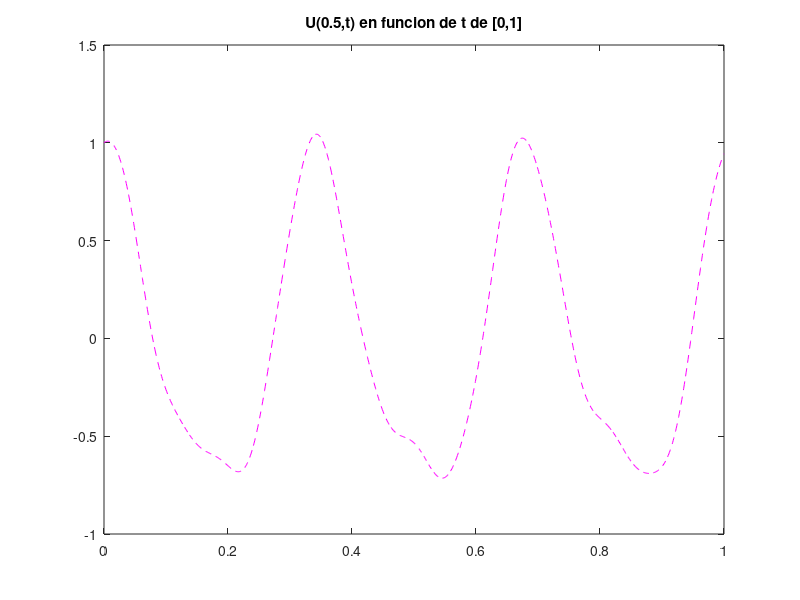
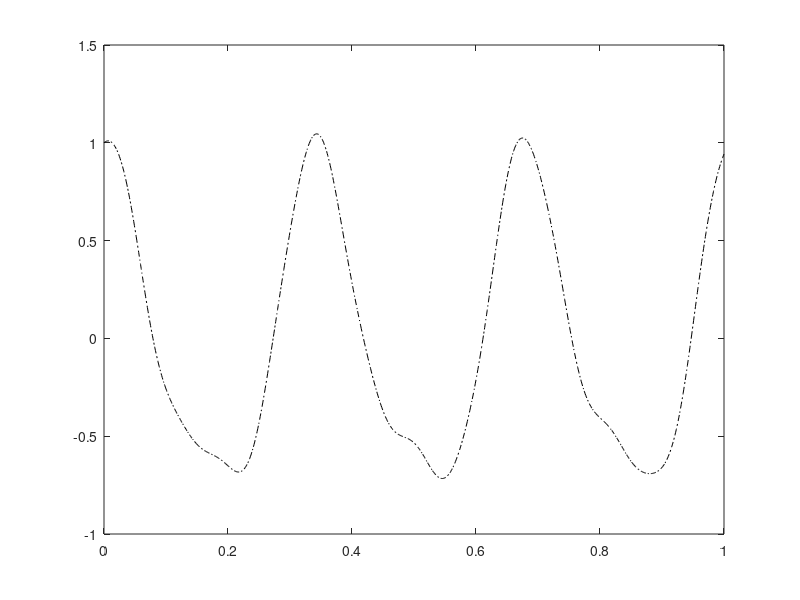

Recreate these plots in MATLAB, in order.
%finalderivadasparciales
clc;
close;
clear;
delta_x=0.25;
kk=-12/((delta_x)^2);
M=kk*[-2 1 0;
   1 -2 1;
   0 1 -2];
K=[0.25^2 0 0;
   0 0.5^2 0;
   0 0 0.75^2];
delta_t=0.001;
t=0:delta_t:1;
nt=length(t);
x=0:delta_x:1;
nx=length(x);
U=zeros(3,nt);

%DIFERENCIA CENTRAL

%calculo del uanterior
g=-inv(K)*M;
uanterior=[((2)^(1/2))/2; 1;((2)^(1/2))/2 ]-delta_t*[3;3;3]+(1/2)*(delta_t)^2*g*[0; 0; 0];
%calculo usiguiente
b=-((delta_t)^2)*(inv(K)*M);
x=[((2)^(1/2))/2; 1;((2)^(1/2))/2];
U(:,1)=x;
for i=1:(nt-1);
  if i>1
    uanterior=U(:,i-1);
  endif
U(:,i+1)=b*U(:,i)+2*U(:,i)-uanterior;
end
%grafica
plot(t,U(2,:),"--m");
title("U(0.5,t) en funcion de t de [0,1]");

%RUNGE KUTTA
y11=[((2)^(1/2))/2; 1;((2)^(1/2))/2];
y22=[3;3;3];
y1=zeros(3,nt);
y2=zeros(3,nt);
w=1/2;
y1(:,1)=y11;
y2(:,1)=y22;

for i=1:nt-1
  k11=delta_t*(y2(:,i));
  k12=delta_t*(-inv(K)*M*y1(:,i));
  tg=t(i)+(delta_t/(2*w));
  yg1(:,i)=y1(:,i)+(1/(2*w))*k11;
  yg2(:,i)=y2(:,i)+(1/(2*w))*k12;
  k21=delta_t*yg2(:,i)
  k22=delta_t*(-inv(K)*M*yg1(:,i));
  y1(:,i+1)=y1(:,i)+(1-w)*k11+w*k21;
  y2(:,i+1)=y2(:,i)+(1-w)*k12+w*k22;
 
end
%grafica
figure(2)
plot(t,y1(2,:),"-.k");















